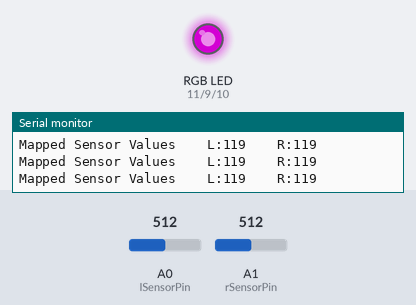
A sketch run on a simulated Arduino Uno, built with avr-gcc and run on an emulated ATmega328P. On the bench: an RGB LED mixed from three pins (HIGH = lit), the last lines printed to the serial monitor. The inputs (shaded band) are chosen by the test bench; at power-on: A0 (lSensorPin) = 512, A1 (rSensorPin) = 512. Dim RGB values are drawn brighter than linear.

Above: at 1.2 s.
1.3 s: A0 (lSensorPin) set to 416
At 1.54 s:
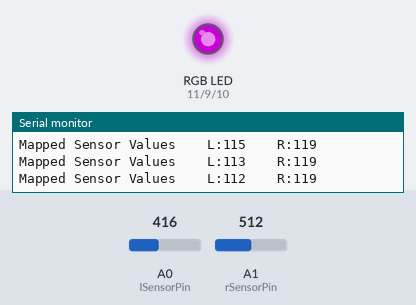
3.3 s: A0 (lSensorPin) set to 399
At 4.7 s:
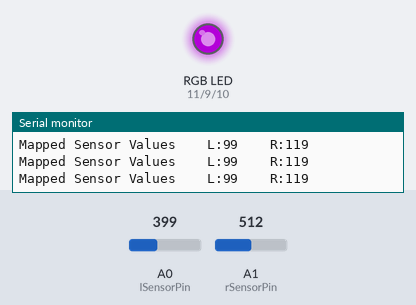
5.0 s: A1 (rSensorPin) set to 122
At 7.1 s:
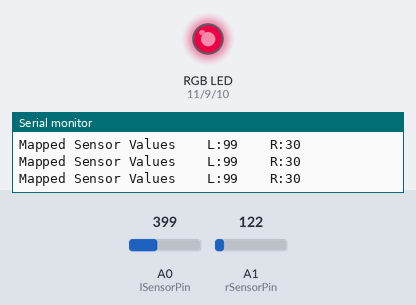
7.5 s: A1 (rSensorPin) set to 0
At 8.7 s:
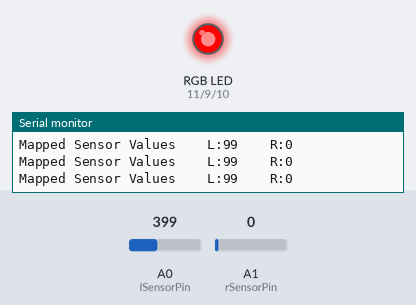
9.7 s: A0 (lSensorPin) set to 5
12.7 s: A0 (lSensorPin) set to 2
At 14.1 s:
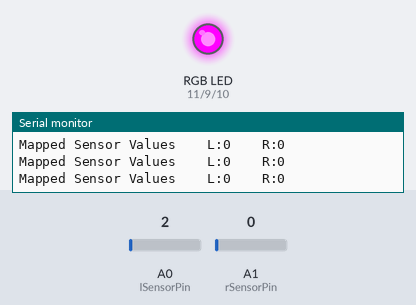
Timing chart, 0 to 15.2 s (numbered marks = the images above; inputs shaded):
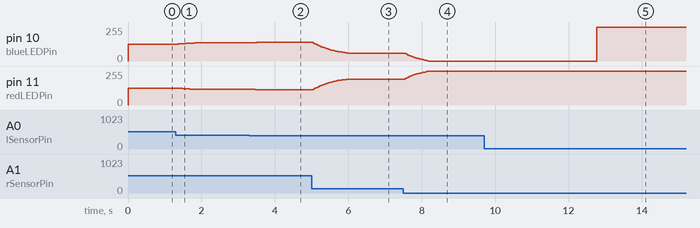

The sketch:

Project04_02.ino
```cpp
//This code is for controlling the colour of a RGB led with two photoresistors.
//If the light source is nearer (or stronger) to the left resistor, the led light will appear redder in colour,
//conversely, the led will appear more blue in colour if the light is stronger to the right resistor.

const int greenLEDPin = 9;
const int blueLEDPin = 10;
const int redLEDPin = 11;

//useful constants
const int lSensorPin = A0;
const int rSensorPin = A1;

int lValue = 0;
int rValue = 0;

//variables to store the sensor readings as well as the light level of each LED
int lSensorValue = 0;
int rSensorValue = 0;

void setup() {
  Serial.begin(9600);
  //setting the direction of the digital pins and setting up the serial port
  pinMode(greenLEDPin, OUTPUT);
  pinMode(blueLEDPin, OUTPUT);
  pinMode(redLEDPin, OUTPUT);
}

void loop() {
  //reading the vlaue of each light sensor
  lSensorValue = analogRead(lSensorPin);
  delay(5);
  rSensorValue = analogRead(rSensorPin);

  //Convert the sensor readings from a value between 0 - 1023
  //to a value between 0 - 255
  int prevLValue = lValue;
  int prevRValue = rValue;
  lValue += ((lSensorValue / 4) - prevLValue) * 0.1; //I have done some averaging to prevent the values from being too erratic.
  rValue += ((rSensorValue / 4) - prevRValue) * 0.1;

  Serial.print("Mapped Sensor Values \t L:");
  Serial.print(lValue);
  Serial.print(" \t R:");      //report the calculated LED light levels
  Serial.println(rValue);

  //Set the LED light levels
  //values are mapped to ratio of red and blue light proportions
  analogWrite(redLEDPin, map(lValue, 0, lValue + rValue, 0, 255));
  analogWrite(greenLEDPin, 0);
  analogWrite(blueLEDPin, map(rValue, 0, lValue + rValue, 0, 255));
}
```

Measured:
- the behaviour switches between 4 and 3 on A0 (lSensorPin) (found by bisection; images 4 and 5)
- after the input at 1.3 s, pin 10 (blueLEDPin): moves from 127/255 to 136/255 over 0.43 s, starting after 0.07 s; pin 11 (redLEDPin): moves from 127/255 to 118/255 over 0.43 s, starting after 0.07 s
- after the input at 3.3 s, pin 10 (blueLEDPin): 136/255 → 137/255 after 0.08 s, → 139/255 0.08 s later; pin 11 (redLEDPin): 118/255 → 117/255 after 0.08 s, → 115/255 0.08 s later
- after the input at 5.0 s, pin 10 (blueLEDPin): moves from 139/255 to 59/255 over 0.97 s, starting at once; pin 11 (redLEDPin): moves from 115/255 to 195/255 over 0.97 s, starting at once
- after the input at 7.5 s, pin 10 (blueLEDPin): moves from 59/255 to 0/255 over 0.63 s, starting after 0.05 s; pin 11 (redLEDPin): moves from 195/255 to 255/255 over 0.63 s, starting after 0.05 s
- after the input at 12.7 s, pin 10 (blueLEDPin): 0/255 → 255/255 after 0.07 s
